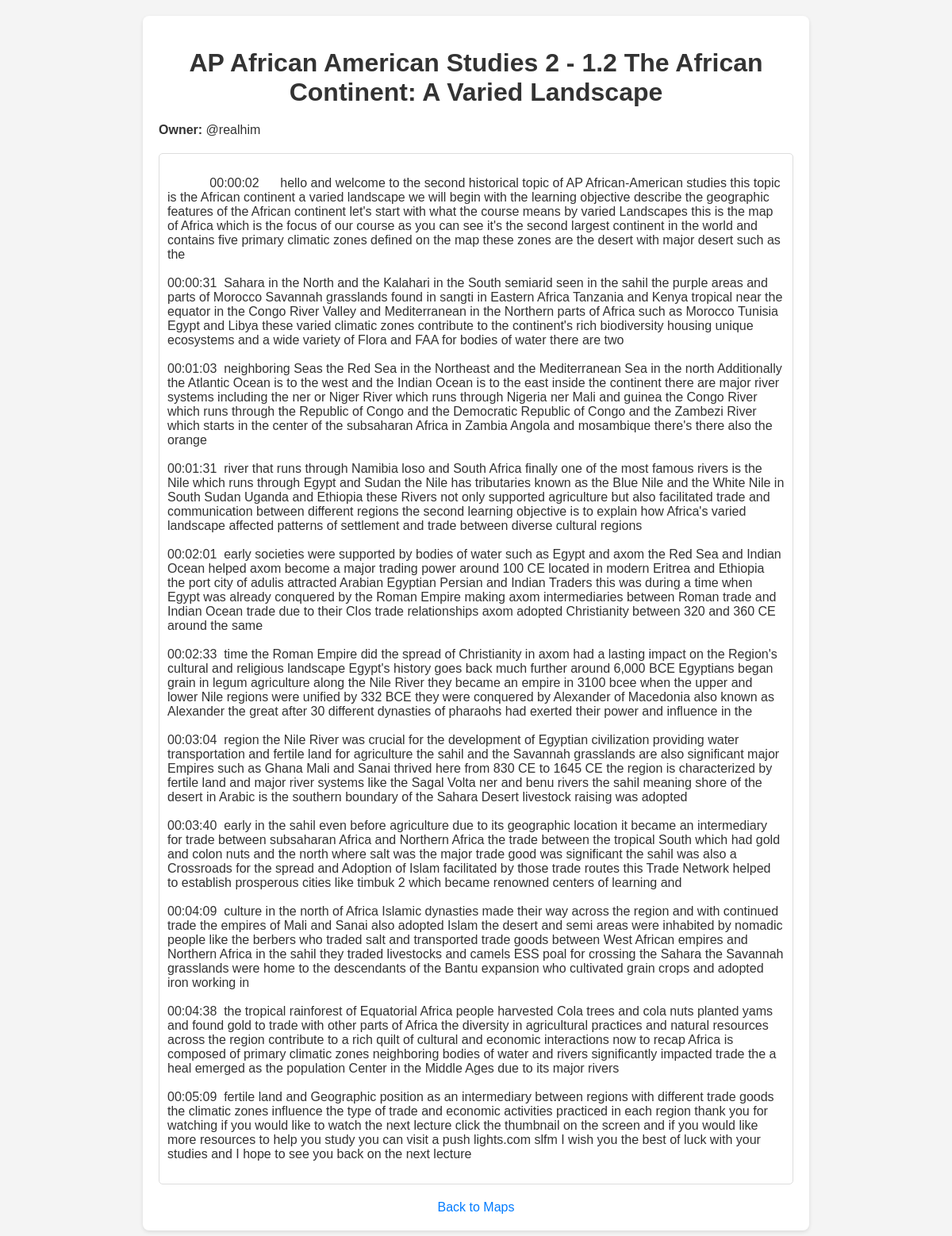
Screenshot of /map/document/AP African American Studies 2 - 1.2 The African Continent: A Varied Landscape/ (signed in) with the database file from the repository.
### members/models.py (models this page shows, shortened)
class Document(models.Model):
    documentId = models.BigAutoField(auto_created=True, primary_key=True, serialize=False, unique = True, null = False)
    creatorId = models.BigIntegerField(blank=False)
    name = models.CharField(max_length = 120, null=True)
    text = models.TextField()
    viewers = models.ManyToManyField(Member, blank = True)
    Mindmaps = models.ManyToManyField(Mindmap, blank = True, related_name="documents")

class Member(models.Model):
    username = models.CharField(max_length=255)
    authuser = models.OneToOneField(User, on_delete=models.CASCADE)
    userId = models.BigAutoField(auto_created=True, primary_key=True, serialize=False, unique = True, null = False)
    friends = models.ManyToManyField("self", blank = True)

### map/views.py (the view)
# urls.py: path('document/<str:document_name>/', views.document_detail, name='document_detail'),
@login_required
def document_detail(request, document_name):
    try:
        member = Member.objects.get(authuser=request.user)
    except Member.DoesNotExist:
        return redirect('members/myuser_dashboard')
    try:
        document = Document.objects.get(name = document_name, viewers = member )
    except Document.DoesNotExist:
        return HttpResponse("Document not found"+ ":" + document_name )
    return render(request, 'map/document_detail.html', {'document': document, "creator": Member.objects.get(pk = document.creatorId)})

### map/templates/map/document_detail.html (shortened to what this page needs)
<!DOCTYPE html>
<html>
<head>
</head>
<body>
    <div class="container">
        <h1>{{ document.name }}</h1>
        <div class="document-info">
            <p><strong>Owner:</strong> {{ creator.username }}</p>  </p> <p>
            </div>
        <div class="document-content">
            {{ document.text }}
        </div>
        <a class="back-link" href="{% url 'userMaps' %}">Back to Maps</a>
    </div>
</body>
</html>

### map/templates/map/document_detail.html (style rules this page uses)
body { font-family: sans-serif; margin: 0; background-color: #f4f4f4; color: #333; }
.container { width: 90%; max-width: 800px; margin: 20px auto; background-color: #fff; padding: 20px; border-radius: 8px; box-shadow: 0 2px 5px rgba(0, 0, 0, 0.1); }
h1 { text-align: center; margin-bottom: 20px; }
.document-info { margin-bottom: 20px; }
.document-info p { margin-bottom: 5px; }
.document-content { border: 1px solid #ddd; padding: 10px; border-radius: 5px; white-space: pre-wrap; overflow-wrap: break-word; }
.back-link { display: block; margin-top: 20px; text-align: center; color: #007bff; text-decoration: none; }

### rows the page displays
Document: name "AP African American Studies 2 - 1.2 The African Continent: A Varied Landscape", text "00:00:02 hello and welcome to the second historical topic of AP African-American studies this topic is the African continent a varied landscape we will begin with the learning objective describe the geographic features of the African continent let's start with what the course means by varied Landscapes this is the map of Africa which is the focus of our course as you can see it's the second largest continent in the world and contains five primary climatic zones defined on the map these zones are the desert with major desert such as the 00:00:31 Sahara in the North and the Kalahari in the South semiarid seen in the sahil the purple areas and parts of Morocco Savannah grasslands found in…"
Member: username "@realhim"
